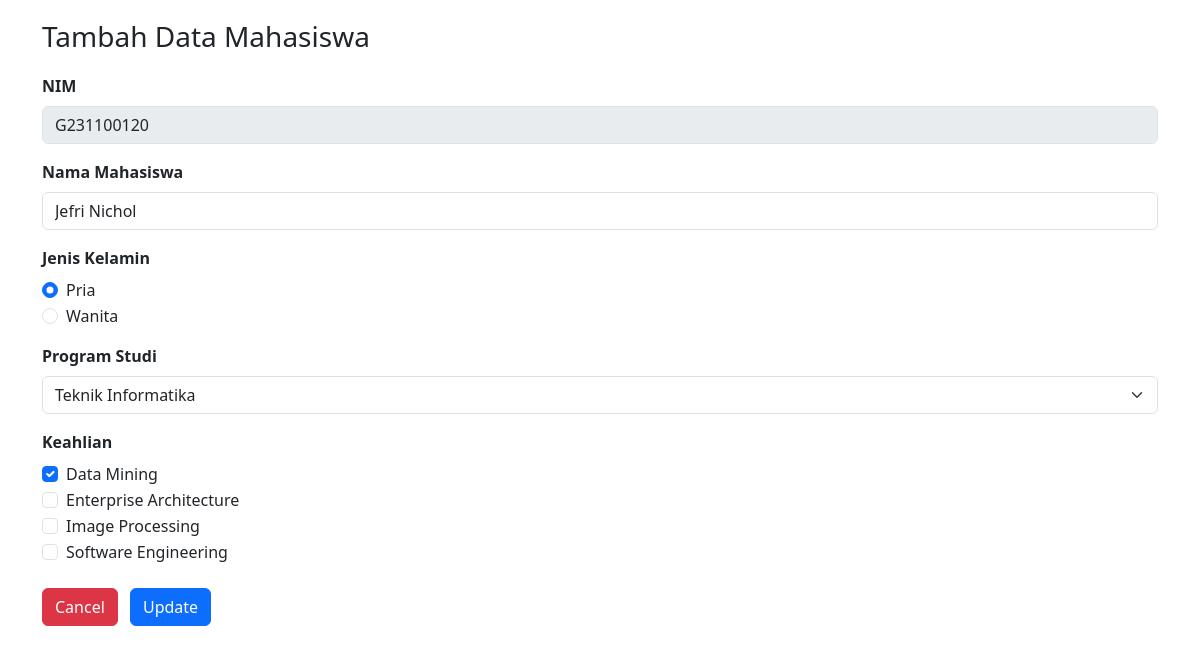
The page /edit_form.php?id=1 on the database its author committed.
### tables this page shows
CREATE TABLE `mahasiswa` (
  `id` int(10) NOT NULL,
  `nim` varchar(50) NOT NULL,
  `nama_mahasiswa` varchar(50) NOT NULL,
  `jenis_kelamin` enum('Pria','Wanita') NOT NULL,
  `program_studi` varchar(50) NOT NULL,
  `keahlian` varchar(100) NOT NULL
);

### edit_form.php (the view, shortened to what this page needs)
<?php
include("koneksi.php");
$id = $_GET['id'];
$sql = "select * from mahasiswa where id = $id";
$query = mysqli_query($koneksi, $sql);
$mhs = mysqli_fetch_assoc($query);
$checked = explode(",", $mhs['keahlian']);
?>
<!doctype html>
<html lang="en">
<head>
    <link href="https://cdn.jsdelivr.net/npm/bootstrap@5.3.0-alpha3/dist/css/bootstrap.min.css" rel="stylesheet">
</head>
<body>
    <div class="container">
        <div class="col-md-12">
            <h3 style="margin: 20px 0px 20px 0px">Tambah Data Mahasiswa</h3>
            <form method="post" action="edit_aksi.php" class="form-horizontal">
                <div class="mb-3">
                    <label class="form-label fw-bold">NIM</label>
                    <input type="text" name="nim" class="form-control" value="<?php echo $mhs['nim'] ?>" disabled>
                </div>
                <div class="mb-3">
                    <label class="form-label fw-bold">Nama Mahasiswa</label>
                    <input type="text" name="nama_mahasiswa" class="form-control" value="<?php echo $mhs['nama_mahasiswa'] ?>">
                </div>
                <div class="mb-3">
                    <label class="form-label fw-bold">Jenis Kelamin</label>
                    <div class="form-check">
                        <input class="form-check-input" type="radio" name="jenis_kelamin" value="Pria" <?php if ($mhs['jenis_kelamin'] == 'Pria') echo 'checked' ?>>
                        <label class="form-check-label">
                            Pria
                        </label>
                    </div>
                    <div class="form-check">
                        <input class="form-check-input" type="radio" name="jenis_kelamin" value="Wanita" <?php if ($mhs['jenis_kelamin'] == 'Wanita') echo 'checked' ?>>
                        <label class="form-check-label">
                            Wanita
                        </label>
                    </div>
                </div>
                <div class="mb-3">
                    <label class="form-label fw-bold">Program Studi</label>
                    <select class="form-select" name="program_studi">
                        <option value="Teknik Informatika" <?php if ($mhs['program_studi'] == 'Teknik Informatika') echo 'selected' ?>>Teknik Informatika</option>
                    </select>
                </div>
                <div class="mb-3">
                    <label class="form-label fw-bold">Keahlian</label>
                    <div class="form-check">
                        <input class="form-check-input" type="checkbox" name="keahlian[]" value="Data Mining" <?php if (in_array("Data Mining", $checked)) echo "checked"; ?>>
                        <label class="form-check-label">
                            Data Mining
                        </label>
                    </div>
                    <div class="form-check">
                        <input class="form-check-input" type="checkbox" name="keahlian[]" value="Enterprise Architecture" <?php if (in_array("Enterprise Architecture", $checked)) echo "checked"; ?>>
                        <label class="form-check-label">
                            Enterprise Architecture
                        </label>
                    </div>
                    <div class="form-check">
                        <input class="form-check-input" type="checkbox" name="keahlian[]" value="Image Processing" <?php if (in_array("Image Processing", $checked)) echo "checked"; ?>>
                        <label class="form-check-label">
                            Image Processing
                        </label>
                    </div>
                    <div class="form-check">
                        <input class="form-check-input" type="checkbox" name="keahlian[]" value="Software Engineering" <?php if (in_array("Software Engineering", $checked)) echo "checked"; ?>>
                        <label class="form-check-label">
                            Software Engineering
                        </label>
                    </div>
                </div>
                <div class="form-group mt-4">
                    <button type="reset" name="reset" class="btn btn-danger btn-space">Cancel</button>
                    <button type="submit" name="update" class="btn btn-primary">Update</button>
                </div>
            </form>
        </div>
    </div>
</body>
</html>

### edit_form.php (style rules this page uses)
.btn-space { margin-right: 8px }

### rows shown on the page
mahasiswa: nim "G231100120", nama_mahasiswa "Jefri Nichol", jenis_kelamin "☑", program_studi "Teknik Informatika", keahlian "☑"
